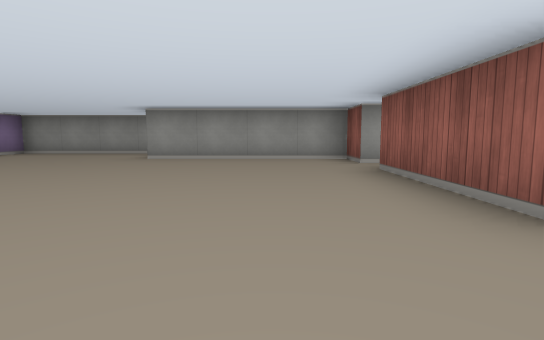
[1] (above)

18 first-person views from a walk through a cub3D ray-caster map. The camera is about half as high as the walls, tilts 6° down and sees 80° across. The floor is counted in squares. Each view is taken from the middle of a square. On the plan, view 1 faces up. The plan holds only what a view shows up to about 9 squares ahead; the rest is blank.

[2]
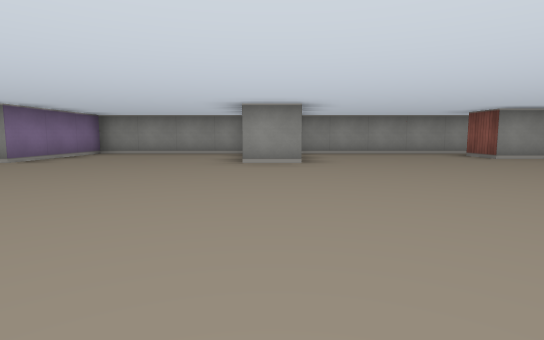

[3]
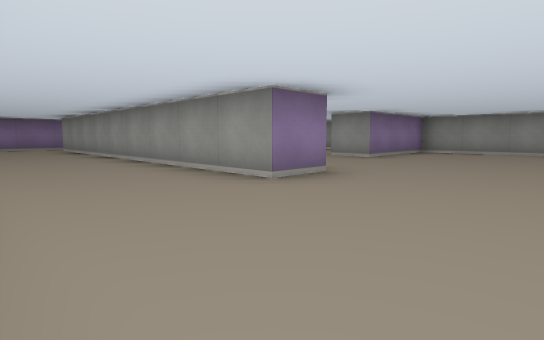

[4]
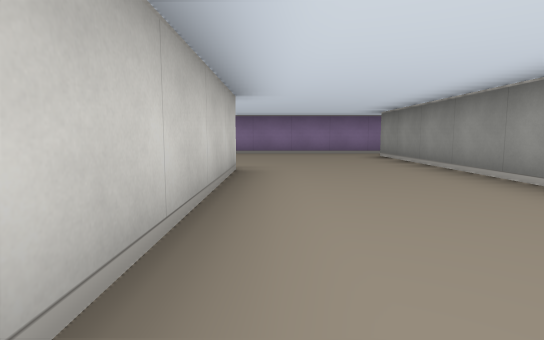

[5]
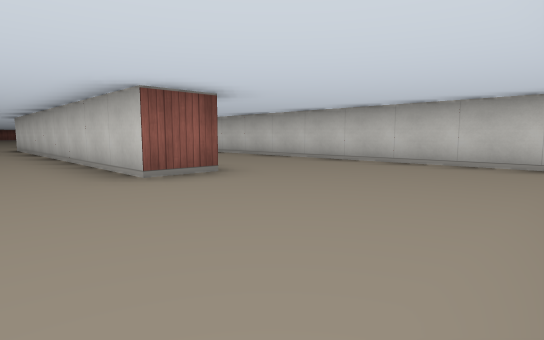

[6]
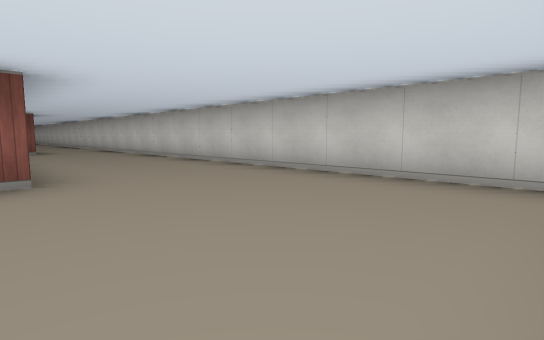

[7]
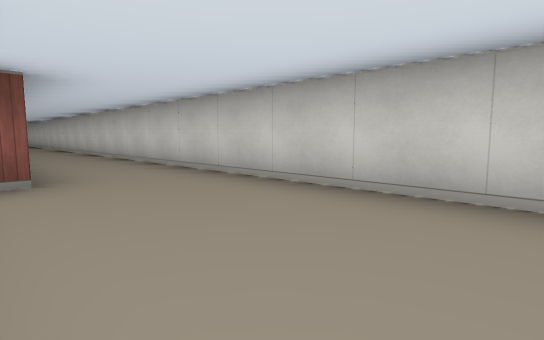

[8]
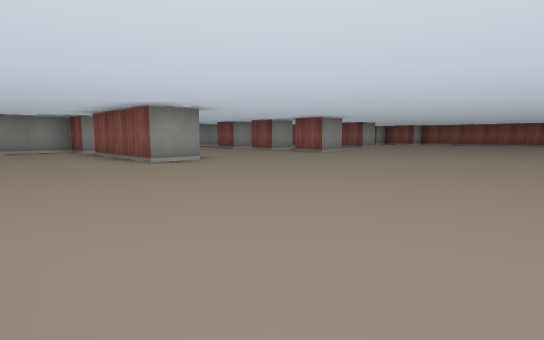

[9]
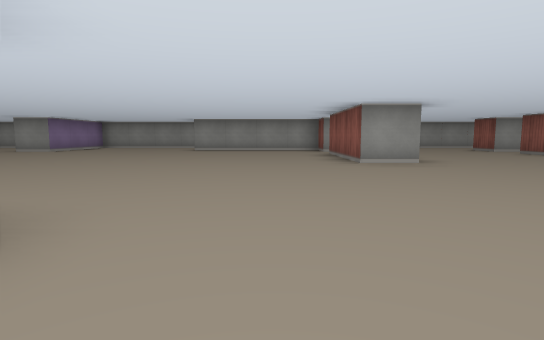

[10]
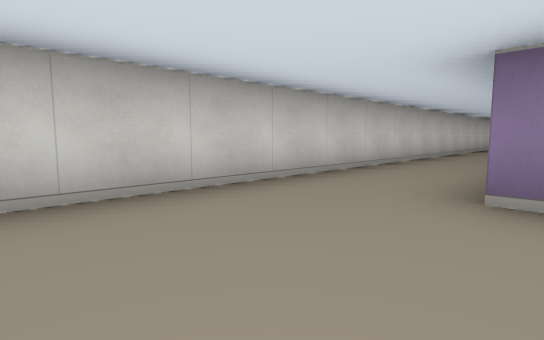

[11]
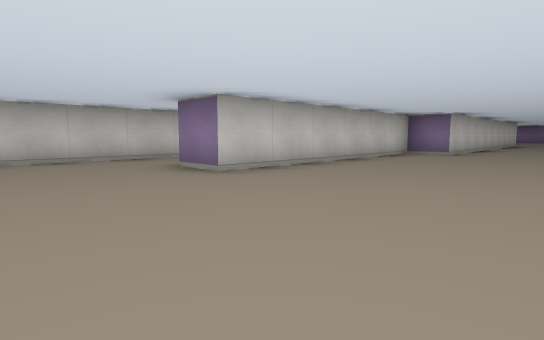

[12]
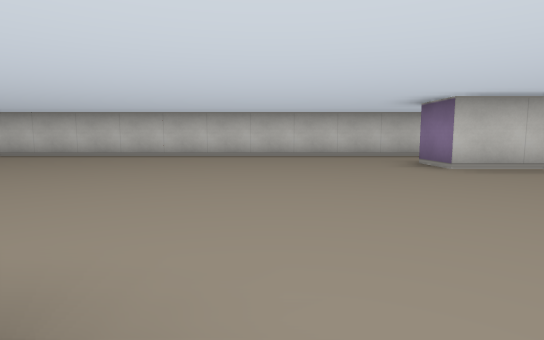

[13]
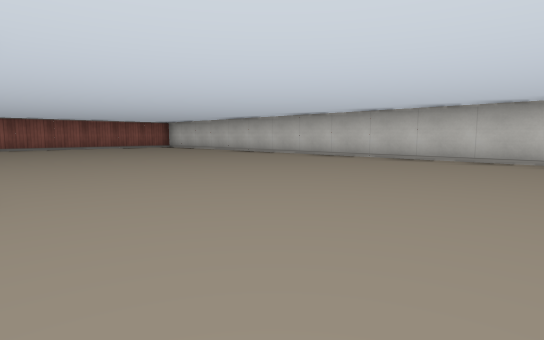

[14]
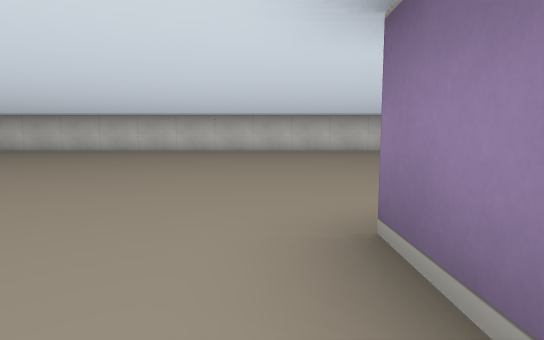

[15]
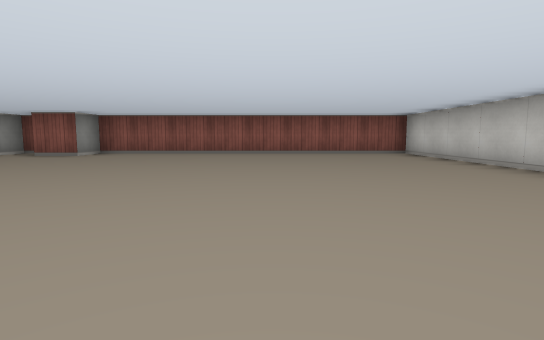

[16]
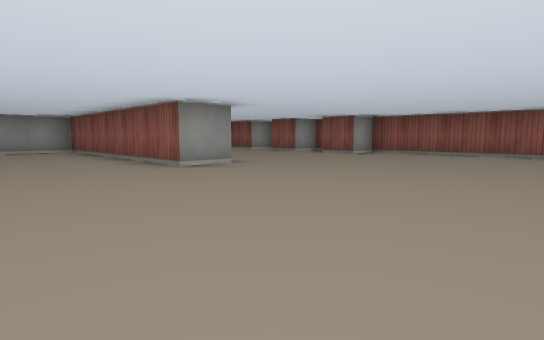

[17]
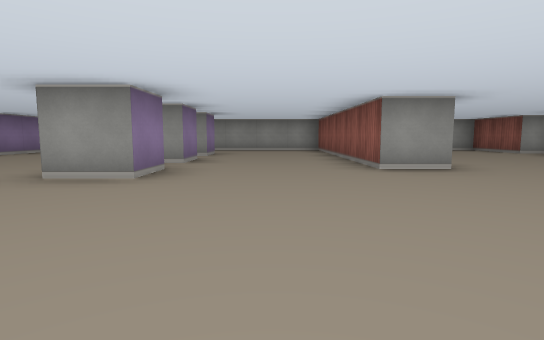

[18]
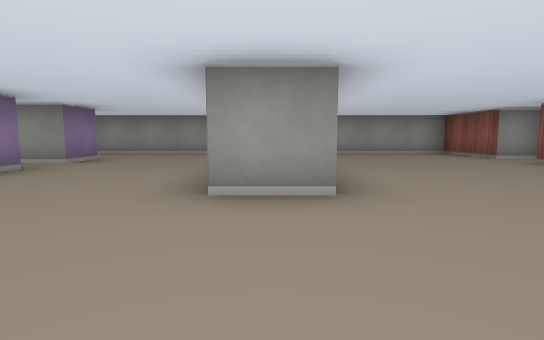

### Floor plan
Points are (right, up) in squares from view 1. A wall is a line through its corners. A room is listed if a view was taken in it or the views show most of it. See-through windows are left out.
Room 1 (views 1, 2, 3, 4, 5, 6, 7, 8, 9, 10, 11, 12, 13, 14, 15, 16, 17, 18)
walls: (2.6, 1.5) (1.5, 1.5) (1.5, 4.5); (1.5, 5.5) (1.5, 6.5) (-2.5, 6.5) (-2.5, 7.5); (-6.4, 5.5) (-7.5, 5.5); (-1.9, 8.5) (-6.5, 8.5) (-6.5, 7.8); (2.5, 7.1) (2.5, 5.8); (-10.5, 2.6) (-10.5, 1.5) (-19.5, 1.5); (6.5, 3.8) (6.5, 4.5); (-7.8, 8.5) (-11.5, 8.5) (-11.5, 5.5) (-12.5, 5.5); (7.5, 2.5) (7.5, 1.5) (6.5, 1.5); (7.5, 4.5) (7.5, 3.5) (7.1, 3.5); (7.5, 6.5) (7.5, 5.5) (6.6, 5.5); (11.6, 2.5) (10.5, 2.5) (10.5, 8.5) (6.4, 8.5); (-16.5, -2.6) (-16.5, -1.5) (-7.5, -1.5) (-7.5, -2.5) (-1.5, -2.5) (-1.5, -3.5); (-20.5, 1.9) (-20.5, -2); (16.5, 4.5) (15.8, 4.5); (-19.8, -5.5) (16.5, -5.5) (16.5, 2.5) (15.5, 2.5) (15.5, 3.5); (16.4, 6.5) (15.5, 6.5) (15.5, 8.5) (12.6, 8.5)

Positions as (right, up) in squares from view 1, and headings:
1: (0, 0), facing up
2: (-7, 0), facing up
3: (-8, -1), facing up-left
4: (-12, -1), facing left
5: (-20, 0), facing down-right
6: (-20, -2), facing down-right
7: (-14, -3), facing down-right
8: (-1, -4), facing up-right
9: (0, -4), facing up
10: (1, -3), facing down-left
11: (1, 1), facing down-left
12: (1, 2), facing down
13: (4, 1), facing down-right
14: (8, 3), facing down
15: (8, -2), facing right
16: (8, -2), facing up-right
17: (9, -2), facing up
18: (11, 0), facing up
